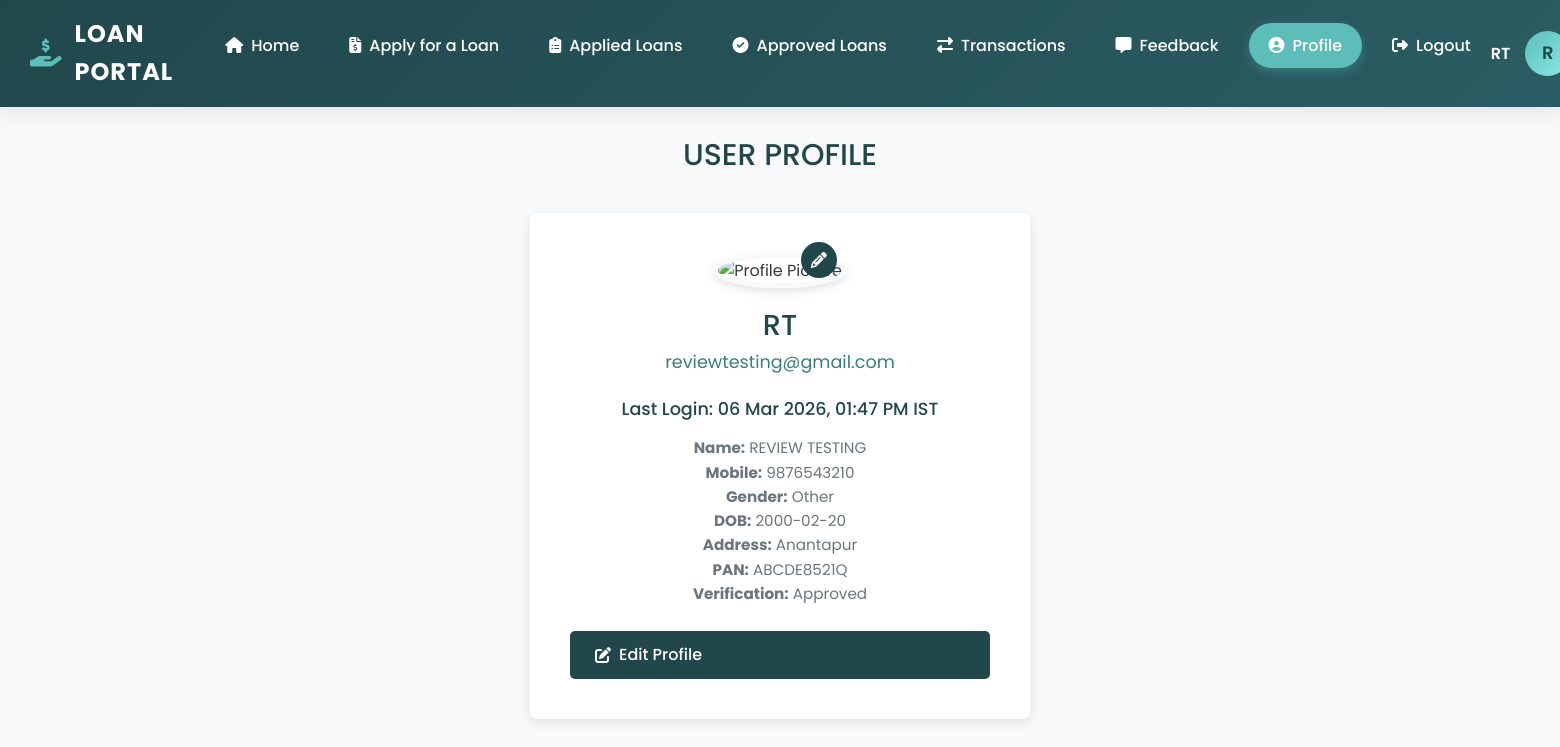
Screenshot of /profile/ (signed in) with the database file from the repository.
### app/models.py (models this page shows)
class User(models.Model):
    id = models.IntegerField(auto_created=True, primary_key=True)
    username = models.CharField(max_length=1000, default='')
    password = models.CharField(max_length=1000, default='')
    email = models.CharField(max_length=1000, default='')
    is_approved = models.CharField(max_length=1000)
    is_blocked = models.CharField(max_length=1000)
    status = models.CharField(max_length=20, default='approve')
    profile_pic = models.CharField(max_length=1000, blank=True, default='')
    full_name = models.CharField(max_length=255, blank=True, default='')
    gender = models.CharField(max_length=20, blank=True, default='')
    date_of_birth = models.DateField(null=True, blank=True)
    pan_number = models.CharField(max_length=20, unique=True, null=True, blank=True)
    mobile_number = models.CharField(max_length=15, blank=True, default='')
    address = models.TextField(blank=True, default='')
    verification_status = models.CharField(max_length=30, default='Pending', blank=True)
    pan_card_document = models.CharField(max_length=500, blank=True, default='')
    rejection_reason = models.TextField(blank=True, default='')

### app/views.py (the view, shortened to what this page needs)
# urls.py: path('profile/', views.profile, name='profile'),
def profile(request):
    user_id = request.session.get('user_id')
    if not user_id:
        return redirect('login')
    user_obj = User.objects.filter(id=int(user_id)).first()
    if not user_obj:
        try:
            request.session.flush()
        except Exception:
            request.session.clear()
        return redirect('login')
    msg = request.session.pop('profile_msg', None)
    error = None
    username = request.session.get('username', getattr(user_obj, 'username', 'User'))
    last_login_display = "First login"
    try:
        from django.utils import timezone
        auth_user = getattr(request, 'user', None)
        if auth_user and getattr(auth_user, 'is_authenticated', False) and getattr(auth_user, 'last_login', None):
            try:
                from zoneinfo import ZoneInfo
                ist = ZoneInfo('Asia/Kolkata')
                ist_dt = timezone.localtime(auth_user.last_login, ist)
                last_login_display = ist_dt.strftime("%d %b %Y, %I:%M %p IST")
            except Exception:
                last_login_display = auth_user.last_login.strftime("%Y-%m-%d %H:%M")
        else:
            from django.contrib.auth.models import User as AuthUser
            auth_user_fallback = AuthUser.objects.filter(username=username).first()
            if getattr(auth_user_fallback, 'last_login', None):
                try:
                    from zoneinfo import ZoneInfo
                    ist = ZoneInfo('Asia/Kolkata')
                    ist_dt = timezone.localtime(auth_user_fallback.last_login, ist)
                    last_login_display = ist_dt.strftime("%d %b %Y, %I:%M %p IST")
                except Exception:
                    last_login_display = auth_user_fallback.last_login.strftime("%Y-%m-%d %H:%M")
    except Exception:
        pass
    context = {
        'id': user_id,
        'username': username,
        'user_obj': user_obj,
        'msg': msg,
        'error': error,
        'last_login_display': last_login_display,
    }
    return render(request, "user/profile.html", context=context)

### app/templates/user/profile.html (shortened to what this page needs)
{% extends "user/base_user.html" %}
{% block content %}
    <div class="profile-content">
        <div class="profile-header"><h1>USER PROFILE</h1></div>
        <div class="profile-card">
            <div class="profile-img-container">
                <img id="profile_pic" class="profile-img" src="{% if user_obj.profile_pic %}{{ user_obj.profile_pic }}{% else %}https://cdn.pixabay.com/photo/2015/10/05/22/37/blank-profile-picture-973460_1280.png{% endif %}" alt="Profile Picture">
                <div class="edit-icon" onclick="openEditModal()"><i class="fas fa-pencil-alt"></i></div>
            </div>
            <h2 id="username">{{ user_obj.username|default:"User" }}</h2>
            <p id="email">{{ user_obj.email|default:"—" }}</p>
            <p style="margin-top:-6px; color:#21474b; font-weight:500;">Last Login: {{ last_login_display }}</p>
            <p style="margin-top:-12px; color:#6c757d; font-size:0.95rem;">
                {% if user_obj.full_name %}<strong>Name:</strong> {{ user_obj.full_name }}<br>{% endif %}
                {% if user_obj.mobile_number %}<strong>Mobile:</strong> {{ user_obj.mobile_number }}<br>{% endif %}
                {% if user_obj.gender %}<strong>Gender:</strong> {{ user_obj.gender }}<br>{% endif %}
                {% if user_obj.date_of_birth %}<strong>DOB:</strong> {{ user_obj.date_of_birth|date:"Y-m-d" }}<br>{% endif %}
                {% if user_obj.address %}<strong>Address:</strong> {{ user_obj.address }}<br>{% endif %}
                {% if user_obj.pan_number %}<strong>PAN:</strong> {{ user_obj.pan_number }}<br>{% endif %}
                <strong>Verification:</strong> {{ user_obj.verification_status|default:"Pending" }}
            </p>
            <div class="btn-group">
                <button class="btn btn-edit" onclick="openEditModal()"><i class="fas fa-edit"></i> Edit Profile</button>
            </div>
        </div>
    </div>
{% endblock %}

### app/static/css/global.css (style rules this page uses)
:root { --primary-color: #21474b; --secondary-color: #5cbdb9; --neutral-100: #f8f9fa; --neutral-200: #eef2f4; --neutral-300: #e3e7ea; --neutral-700: #343a40; --neutral-500: #6c757d; --success-600: #1f8759; --success-500: #28a745; --success-400: #34d399; --warning-500: #ff9800; --warning-400: #ffc107; --danger-500: #dc3545; --danger-600: #b91c1c; --shadow-sm: 0 2px 10px rgba(0,0,0,0.08); --shadow-md: 0 8px 24px rgba(0,0,0,0.12); --radius-sm: 8px; --radius-md: 12px; --radius-lg: 16px; --focus-ring: 0 0 0 4px rgba(92,189,185,0.35); }
* { box-sizing: border-box; }
html { scroll-behavior: smooth; }
body { font-family: 'Poppins', system-ui, -apple-system, Segoe UI, Roboto, sans-serif; color: var(--neutral-700); background-color: var(--neutral-100); line-height: 1.6; }

### rows the page displays
User: username "RT", email "reviewtesting@gmail.com", full_name "REVIEW TESTING", mobile_number "9876543210", gender "Other", date_of_birth "2000-02-20", address "Anantapur", pan_number "ABCDE8521Q", verification_status "Approved"

### other values shown
{{ username|default:"User" }} "RT"
{{ username|default:"U"|slice:":1"|upper }} "R"
{{ last_login_display }} "06 Mar 2026, 01:47 PM IST"
